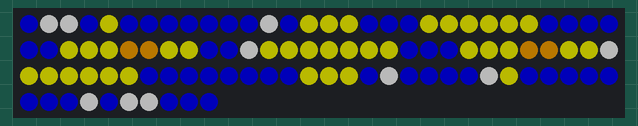
Simulated run of this sketch. Board: Arduino Uno, built with avr-gcc and run on an emulated ATmega328P. On the bench: 100 RGB LEDs in strip order, left to right, continuing on the next row. Dim RGB values are drawn brighter than linear; random numbers use the default seed unless the sketch sets one.

Above: at 2.16 s.
At 6.74 s:
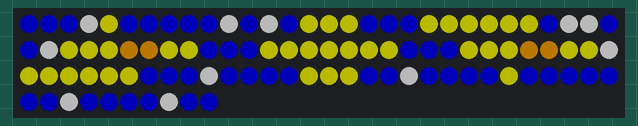
At 11.33 s:
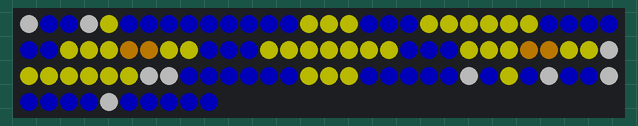
At 21.11 s:
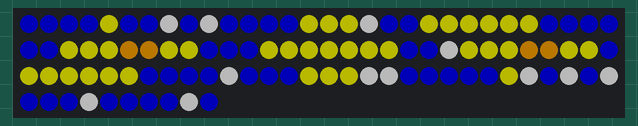
At 30.58 s:
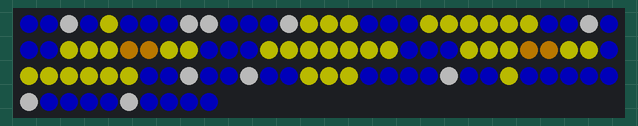
At 39.75 s:
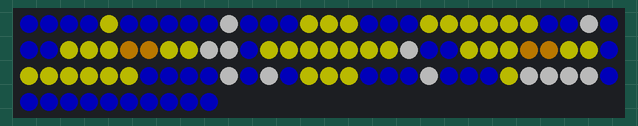

The sketch:

mario_star.ino
```cpp
#include "FastLED.h"
#define NUM_LEDS 100
#define DATA_PIN 3

CRGB leds[NUM_LEDS];

void setup() {
  delay(2000);
  FastLED.addLeds<WS2811, DATA_PIN, RGB>(leds, NUM_LEDS);
  FastLED.setBrightness(70);
  FastLED.clear();
}

//star
int star_fill[]={4,14,15,16,20,21,22,23,24,25,32,33,34,37,38,42,43,44,45,46,47,48,52,53,54,57,58,60,61,62,63,64,65,74,75,76,84};
int star_eye[]={35,36,55,56};

void loop() {
  //quest
  fill_solid(leds, NUM_LEDS, CRGB::Blue);
  for(int i=0;i<20;i++){
    leds[rand()%99+0] = CRGB::White;
  }
  for(int i=0; i<37; i++){
    leds[star_fill[i]] = CRGB::Yellow;
  }
  for(int i=0; i<4; i++){
    leds[star_eye[i]] = CRGB::Orange;
  }
  FastLED.show();
  FastLED.delay(300);
}
```
